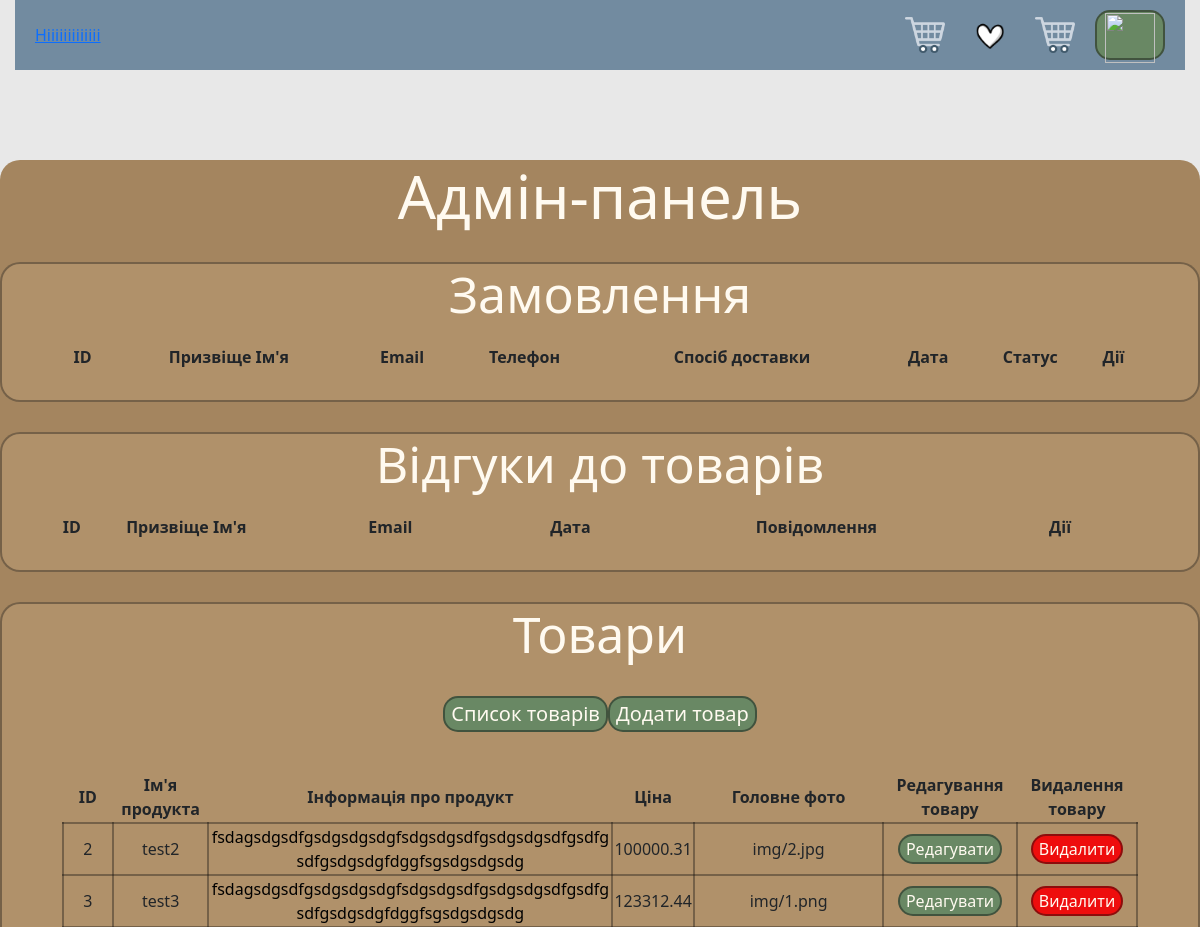
Page /admin (signed in, upper part) on the earlier database version.
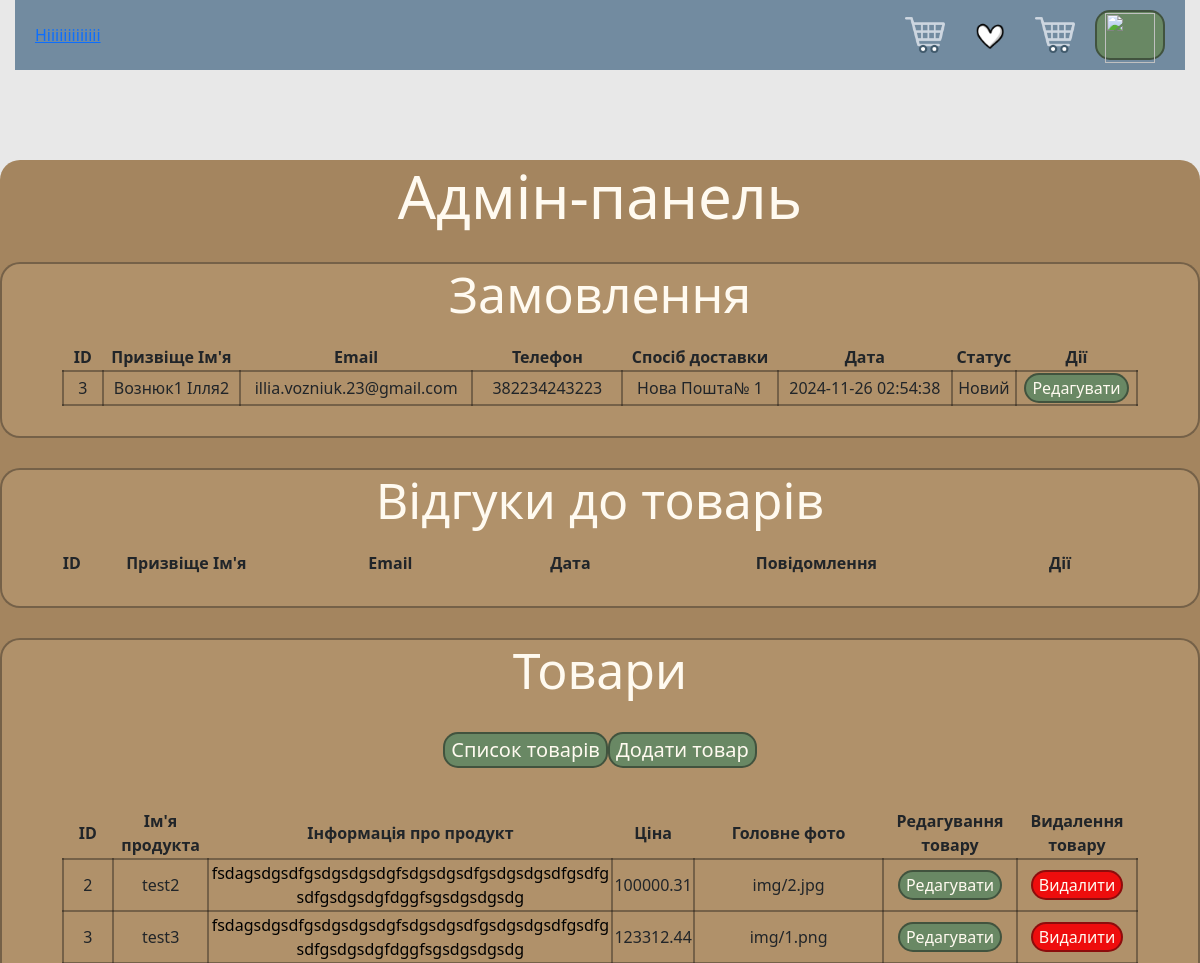
Same page on the later database version.
### tables this page shows
CREATE TABLE products(id INTEGER PRIMARY KEY AUTOINCREMENT, name_product TEXT, info_for_product TEXT, price REAL, main_img TEXT, dop_img1 TEXT, dop_img2 TEXT);

CREATE TABLE orders(id INTEGER PRIMARY KEY AUTOINCREMENT, sub_choice TEXT, lastname TEXT, firstname TEXT, email TEXT, phone INTEGER, data, status TEXT);

### admin/admin.py (the view)
@admin_bp.route('/admin')
def get_info():
    if session.get('is_admin') is not True:  # Перевірка, чи є в сесії ключ is_admin
        flash('У вас немає прав адміна')
        return redirect(url_for('home.main'))
    conn = get_conect_bd()
    order = conn.execute('SELECT * FROM orders').fetchall()
    feedbacks = conn.execute('SELECT * FROM feedbacks').fetchall()
    products = conn.execute('SELECT * FROM products').fetchall()
    users = conn.execute('SELECT * FROM users').fetchall()
    conn.close()
    return render_template('admin.html', order=order, feedbacks=feedbacks, products=products, users=users)

### models.py (called while the page is built)
def get_conect_bd():
    conn = sqlite3.connect('Flask/my_database.sqlite')
    conn.row_factory = sqlite3.Row
    return conn

### templates/admin.html (shortened to what this page needs)
{%  extends 'home.html' %}
{% block content %}
<div class="item">
    <div class="itembg">
        <h1 style="text-align: center; font-size: 60px; margin-bottom: 30px;">Адмін-панель</h1>
    <div class="adminbg">
        <div>
            <h2 style="text-align: center; font-size: 50px;">Замовлення</h2>
        </div>
        <div>
            <table style="width: 90%; margin: 20px auto;">
                <thead>
                    <tr style="text-align: center;">
                        <th>ID</th>
                        <th>Призвіще Ім'я</th>
                        <th>Email</th>
                        <th style="width: 150px;">Телефон</th>
                        <th>Спосіб доставки</th>
                        <th>Дата</th>
                        <th>Статус</th>
                        <th>Дії</th>
                    </tr>
                </thead>
                <tbody>
                    {% for order in order %}
                    <tr style="text-align: center;">
                        <td style="width: 40px; border: 2px solid #0d0d0d5c; ">{{order.id}}</td>
                        <td style="border: 2px solid #0d0d0d5c; ">{{order.lastname}} {{order.firstname}}</td>
                        <td style="border: 2px solid #0d0d0d5c; ">{{order.email}}</td>
                        <td style="border: 2px solid #0d0d0d5c; ">{{order.phone}}</td>
                        <td style=" border: 2px solid #0d0d0d5c; ">{{order.sub_choice}}</td>
                        <td style="border: 2px solid #0d0d0d5c; ">{{order.data}}</td>
                        <td style=" border: 2px solid #0d0d0d5c; ">{{order.status}}</td>
                        <td style=" border: 2px solid #0d0d0d5c; "><form action="{{url_for('admin_bp.order_details', order_id=order.id)}}" method="post"><button class="buttonregistr">Редагувати</button></form></td>
                    </tr>
                    {% endfor %}
                </tbody>
            </table>
        </div>
    </div>
    <div class="adminbg">
        <div>
            <h2 style="text-align: center; font-size: 50px;">Відгуки до товарів</h2>
        </div>
        <div>
            <table style="width: 90%; margin: 20px auto;">
                <thead>
                    <tr style="text-align: center;">
                        <th>ID</th>
                        <th style="width: 250px;">Призвіще Ім'я</th>
                        <th style="width: 250px;">Email</th>
                        <th style="width: 200px;">Дата</th>
                        <th style="width: 400px;">Повідомлення</th>
                        <th style="width: 200px;">Дії</th>
                    </tr>
                </thead>
            </table>
        </div>
    </div>
    <div class="adminbg">
        <div>
            <h2 style="text-align: center; font-size: 50px;">Товари</h2>
        </div><br>
        <div style="display: flex; justify-content: center; margin-bottom: 20px;">
            <button class="buttonregistr" style="font-size: 20px;" onclick="product()">Список товарів</button>
            <button class="buttonregistr" style="font-size: 20px;" onclick="addproduct()">Додати товар</button>
        </div>
        <div style="border-radius: 20px; height: auto; margin: 0 auto;">
            <div id="visibleproducts">
                <table style="width: 90%; margin: 20px auto;">
                    <thead>
                        <tr style="text-align: center;">
                            <th>ID</th>
                            <th>Ім'я продукта</th>
                            <th>Інформація про продукт</th>
                            <th>Ціна</th>
                            <th>Головне фото</th>
                            <th>Редагування товару</th>
                            <th>Видалення товару</th>
                        </tr>
                    </thead>
                    <tbody>
                        {% for products in products %}
                        <tr style="text-align: center; border: 2px solid #0d0d0d5c; ">
                            <td style="width: 50px; border: 2px solid #0d0d0d5c; ">{{products.id}}</td>
                            <td style="border: 2px solid #0d0d0d5c; ">{{products.name_product}}</td>
                            <td style="border: 2px solid #0d0d0d5c; "><p style="width: 400px; overflow-wrap: break-word;">{{products.info_for_product}}</p></td>
                            <td style="border: 2px solid #0d0d0d5c; ">{{products.price}}</td>
                            <td style="border: 2px solid #0d0d0d5c; ">{{products.main_img}}</td>
                            <td style="border: 2px solid #0d0d0d5c; "><form action="{{url_for('admin_bp.details', product_id=products.id)}}"><button class="buttonregistr">Редагувати</button></form></td>
                            <td style="border: 2px solid #0d0d0d5c; "><form action="{{url_for('admin_bp.delete_product', products_id=products.id)}}" method="post"><button method="submit" class="buttonregistr" style="background-color: rgb(238, 13, 13);">Видалити</button></form></td>
                        </tr>
                        {% endfor %}
                    </tbody>
                </table>
            </div>
        </div>
    </div>
    </div>
</div>
{% endblock %}

### templates/home.html (shortened to what this page needs)
<!DOCTYPE html>
<html lang="en">
<head>
    <link href="https://cdn.jsdelivr.net/npm/bootstrap@5.3.3/dist/css/bootstrap.min.css" rel="stylesheet">
    <link rel="stylesheet" href="{{ url_for('static', filename='css/base.css') }}">
</head>
<body>
    <header>
        <nav id="header">
            <div class="navbar">
                <div class="logohref">
                    <a href="/">Hiiiiiiiiiiiii</a>
                </div>
                <div class="buttons">
                    <ul id="ul">
                        <li id="li">
                            <a href="/basket"><img src="{{ url_for('static', filename='img/basket.png') }}" style="width: 40px; height: 40px; margin-top: 5px;"></a>
                        </li>
                        <li id="li">
                            <a href="/like"><img src="{{ url_for('static', filename='img/like.png') }}" style="width: 50px; height: 50px;"></a>
                        </li>
                        {% if 'user_id' in session %}
                            {% if session.get('is_admin') %}
                                <li id="li">
                                    <a href="/admin"><img src="{{ url_for('static', filename='img/basket.png') }}" style="width: 40px; height: 40px; margin-top: 5px;"></a>
                                </li>
                            {% endif %}
                            <li id="li">
                                <a href="/accaunt"><button class="buttonregistr" style="width: 70px; height: 50px;"><img src="{{ url_for('static', filename='img/accaunt.png') }}" style="width: 50px; height: 50px;"></button></a>
                            </li>
                        {% else %}
                            <li id="li">
                                <a href="/login"><button class="buttonregistr" style="width: 70px; height: 50px;">Login</button></a>
                            </li>
                        {% endif %}
                    </ul>
                </div>
            </div>
        </nav>
    </header>
    <main >
        <div id="bottompage">
            <div style="height: 50px;">
            </div>
        {% block content %}{% endblock %}
    </main>
</body>
</html>

### static/css/base.css (style rules this page uses)
#header { padding: 0px 15px 40px; position: fixed; width: 100%; z-index: 1000; }
#ul { list-style-type: none; display: flex; float: right; margin: 5px 0px; }
#li { margin-left: 20px; border-radius: 5px; }
.navbar { display: flex; background-color: #728ba0; padding: 5px; }
.logohref { flex: 1; padding: 0px 15px; }
.buttons { flex: 5; padding: 0px 15px; }
main { background-color: #e8e8e8; min-height: 100vh; }
#bottompage { padding-top: 100px; padding-bottom: 300px; }
h1, h2, h3, h4, h5, h6 { color: #FFFAF0; }
p { margin-bottom: 0; color: black; }
.buttonregistr { background-color: #698864; border-radius: 15px; border: 2px solid #0d0d0d6e; color: #FFFAF0; transition: transform 0.2s ease-in-out; }
.item { max-width: 1400px; margin: 10px auto; }
.itembg { background-color: #7d4d10a1; height: auto; padding-bottom: 50px; border-radius: 20px; }
.adminbg { margin: 0 auto 30px; padding-bottom: 10px; max-width: 1200px; border-radius: 20px; background-color: #fdddb324; border: 2px solid #0d0d0d5c; }
#visibleproducts { display: flex; }

Differences in the rows shown:
added orders: id "3", lastname "Вознюк1", firstname "Ілля2", email "illia.vozniuk.23@gmail.com", phone "382234243223", sub_choice "Нова Пошта№ 1", data "2024-11-26 02:54:38", status "Новий"
